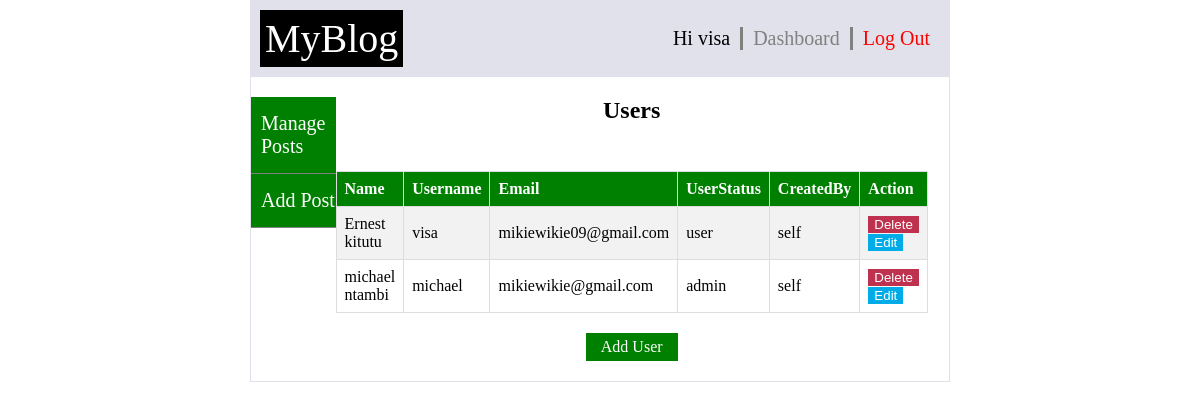
The page /admin/manageusers.php (signed in) on the database its author committed.
### tables this page shows
CREATE TABLE `users` (
  `id` int(11) NOT NULL,
  `name` varchar(100) NOT NULL,
  `username` varchar(100) NOT NULL,
  `password` varchar(100) NOT NULL,
  `creator` varchar(100) NOT NULL,
  `profile_picture` varchar(100) NOT NULL,
  `status` varchar(100) NOT NULL,
  `email` varchar(100) NOT NULL
);

### admin/manageusers.php (the view, shortened to what this page needs)
<?php
include_once('../logic/db_config.php');
include_once('../header.php');
$sql = "SELECT * FROM users";
$result = mysqli_query($conn, $sql);
$users = mysqli_fetch_all($result, MYSQLI_ASSOC);
?>
<div class="dashboard">
    <section>
        <ul class="pages">
            <li><a href="managepost.php">Manage Posts</a></li>
            <li><a href="addpost.php">Add Post</a></li>
        </ul>
    </section>
    <section>
        <h1 style="text-align: center; padding-bottom: 27px;">Users</h1>
        <table id="users">
            <tr>
                <th>Name</th>
                <th>Username</th>
                <th>Email</th>
                <th>UserStatus</th>
                <th>CreatedBy</th>
                <th>Action</th>
            </tr>
            <?php
            for ($i = 0; $i < count($users); $i++) { ?>
                <tr>
                    <td><?php echo $users[$i]['name'] ?></td>
                    <td><?php echo $users[$i]['username'] ?></td>
                    <td><?php echo $users[$i]['email'] ?></td>
                    <td><?php echo $users[$i]['status'] ?></td>
                    <td><?php echo $users[$i]['creator'] ?></td>
                    <td><button>Delete</button><button class="edit">Edit</button></td>
                </tr>
            <?php } ?>
        </table>
        <a style="background-color: green; color: white; padding: 5px 15px; margin: 20px auto; display: block; width: fit-content;" href="adduser.php">Add User</a>
    </section>
</div>
</body>
</html>

### css/styles.css (style rules this page uses)
body { margin: 0 250px; backgroung-color: gray; }
a { text-decoration: none; }
ul { list-style-type: none; }
section ul { padding: 0; margin-top: 20px; }
section ul li a { display: block; font-size: 20px; color: white; padding: 15px 0; border-bottom: 1px solid gray; background-color: green; padding-left: 10px; }
section ul li { margin-left: 0; }
.dashboard { display: grid; grid-template-columns: 0.8fr 3fr; border-bottom: 1px solid rgba(100, 105, 156, 0.2); border-left: 1px solid rgba(100, 105, 156, 0.2); border-right: 1px solid rgba(100, 105, 156, 0.2); }
table { margin-left: auto; margin-right: auto; }
#users td, #users th { border: 1px solid #ddd; padding: 8px; }
#users { border-collapse: collapse; }
#users tr:nth-child(even) { background-color: #f2f2f2; }
#users th { background-color: green; color: white; text-align: left; }
table button { color: white; background-color: rgb(190, 50, 80); border: none; cursor: pointer; }
table .edit { background-color: rgb(0, 172, 232); }

### rows shown on the page
users: name "Ernest kitutu", username "visa", email "mikiewikie09@gmail.com", status "user", creator "self"
users: name "michael ntambi", username "michael", email "mikiewikie@gmail.com", status "admin", creator "self"

### other values the page prints
$_SESSION['user_logged_in'] "visa"
